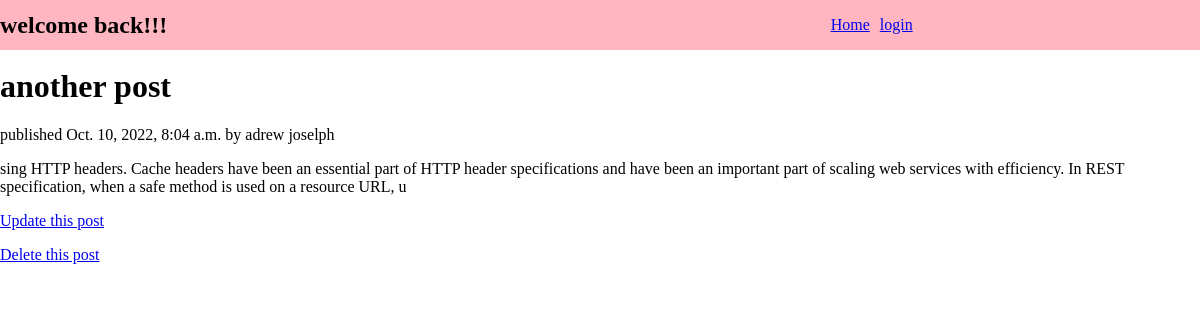
Page /todo/detail/2/ on the committed database.
### todos/models.py (models this page shows, shortened)
class Article(models.Model) :
    name =models.CharField(max_length=200)
    title =models.CharField(max_length=200)
    body =models.TextField()
    created =models.DateTimeField(auto_now_add=True)
    class Meta :
        ordering =['-name']

### todos/views.py (the view)
# urls.py: path('detail/<int:pk>/', views.DetailViewItem.as_view(), name='detail'),
class DetailViewItem(DetailView) :
    model =Article
    context_object_name ='user'
    template_name ='todos/detail.html'

### todos/templates/todos/detail.html (shortened to what this page needs)
{% extends 'base.html' %}
{% block content %}
 <h1>{{ user.title }}</h1>
 <p> published {{ user.created }} by {{ user.name }}</p>
 <p>{{ user.body }}</p>
 <p> <a href="{% url 'update' pk=user.id %}">Update this post</a></p>
 <spa><a href="{% url 'delete' pk=user.id %}">Delete this post</a></spa>
{% endblock %}

### todos/static/css/app.css (style rules this page uses)
* { box-sizing :border-box; }
html, body { padding: 0; margin: 0; background-color: #fff; height: 100%; }

### rows in the picture
Article: title "another post", created "Oct. 10, 2022, 8:04 a.m.", name "adrew joselph", body "sing HTTP headers. Cache headers have been an essential part of HTTP header specifications and have been an important part of scaling web services with efficiency. In REST specification, when a safe method is used on a resource URL, u"
